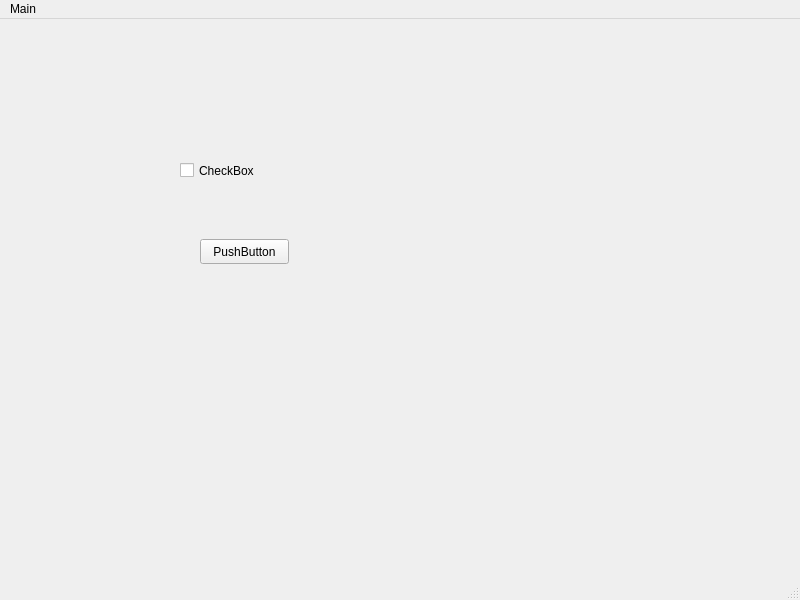
<?xml version="1.0" encoding="UTF-8"?>
<ui version="4.0">
 <class>MainWindow</class>
 <widget class="QMainWindow" name="MainWindow">
  <property name="geometry">
   <rect>
    <x>0</x>
    <y>0</y>
    <width>800</width>
    <height>600</height>
   </rect>
  </property>
  <property name="windowTitle">
   <string>MainWindow</string>
  </property>
  <widget class="QWidget" name="centralwidget">
   <widget class="QCheckBox" name="checkBox">
    <property name="geometry">
     <rect>
      <x>180</x>
      <y>140</y>
      <width>92</width>
      <height>23</height>
     </rect>
    </property>
    <property name="text">
     <string>CheckBox</string>
    </property>
   </widget>
   <widget class="QPushButton" name="pushButton">
    <property name="geometry">
     <rect>
      <x>200</x>
      <y>220</y>
      <width>89</width>
      <height>25</height>
     </rect>
    </property>
    <property name="text">
     <string>PushButton</string>
    </property>
   </widget>
  </widget>
  <widget class="QMenuBar" name="menubar">
   <property name="geometry">
    <rect>
     <x>0</x>
     <y>0</y>
     <width>800</width>
     <height>22</height>
    </rect>
   </property>
   <widget class="QMenu" name="menuMain">
    <property name="title">
     <string>Main</string>
    </property>
   </widget>
   <addaction name="menuMain"/>
  </widget>
  <widget class="QStatusBar" name="statusbar"/>
 </widget>
 <resources/>
 <connections/>
</ui>
